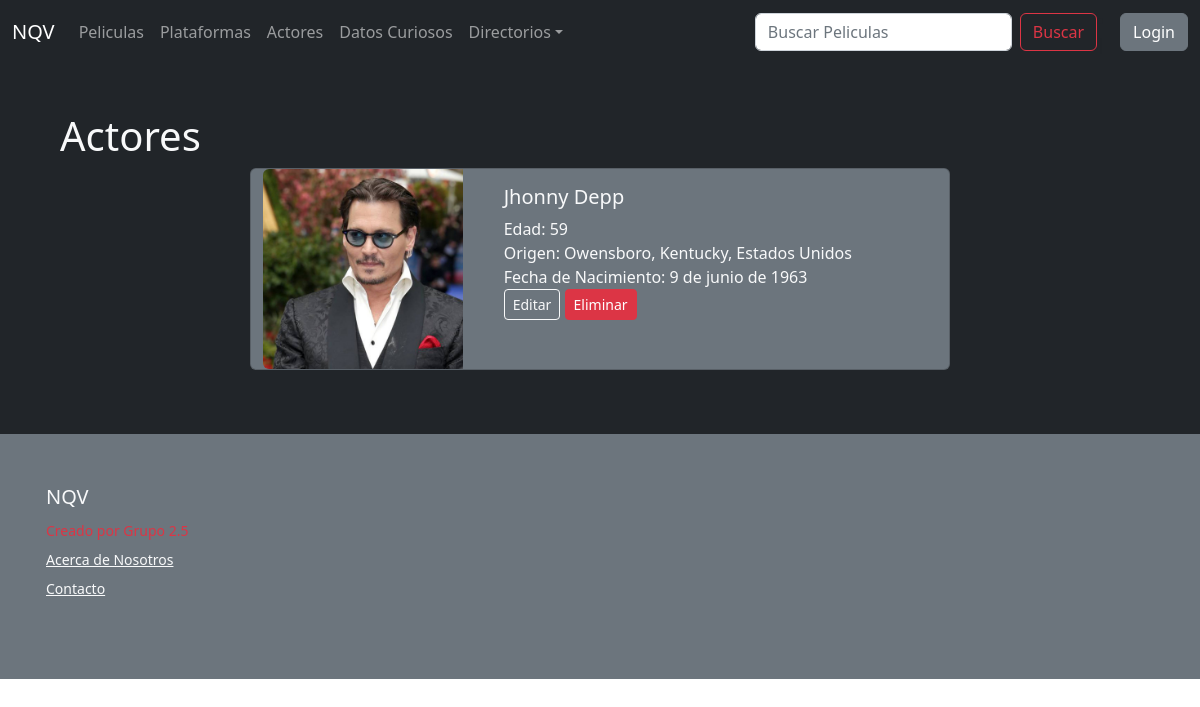
/AppNQV/actores-detalle/1/, run on the app's committed database.
### AppNQV/models.py (models this page shows, shortened)
class Actores(models.Model):
    nombre= models.CharField(max_length=40,blank=True, null=True)
    apellido= models.CharField(max_length=40, blank=True, null=True)
    edad= models.IntegerField(blank=True, null=True)
    origen= models.CharField(max_length=40, blank=True, null=True)
    fechaDeNacimiento= models.DateField(blank=True, null=True, verbose_name= 'Fecha de Nacimiento')
    imagen_actores= models.ImageField(upload_to= 'actores',verbose_name= 'Imagen Actores', default='cinema-vector.jpg')
    class Meta:
        verbose_name= 'actor'
        verbose_name_plural= 'actores'

### AppNQV/views.py (the view)
# urls.py: path('actores-detalle/<int:pk>/', views.Detalle_actores.as_view(), name='actoresDetalle'),
class Detalle_actores(DetailView):
    model = Actores
    template_name = 'actores/actoresDetalle.html'

### templates/actores/actoresDetalle.html (shortened to what this page needs)
{% extends "padre.html" %}
{% load static %}
{% block contenidoQueCambia %}
<section class="bg-dark text-light p-5">
    <div class="container">
        <div>
                <h1>Actores</h1>
<div class="card mb-3 container bg-secondary text-light" style="max-width: 700px;">
    <div class="row g-0">
        <div class="col-md-4">
            {% if actores.imagen_actores %}
            <img src="{{actores.imagen_actores.url}}" class="img-fluid rounded-start" width="200px" height="200px">
            {%else%}
            <img src="media/cinema-vector.jpg" class="img-fluid rounded-start" alt="...">
            {% endif %}
        </div>
        <div class="col-md-8">
            <div class="card-body">
                <h5 class="card-title">{{actores.nombre}} {{actores.apellido}}</h5>
                    <li class="list-group-item list-group-item">Edad: {{actores.edad}}</li>
                    <li class="list-group-item list-group-item">Origen: {{actores.origen}} </li>
                    <li class="list-group-item list-group-item">Fecha de Nacimiento: {{actores.fechaDeNacimiento}}</li>
                    <a href="/AppNQV/actores-editar/{{actores.id}}/" class="btn btn-outline-light btn-sm">Editar</a>
                    <a href="/AppNQV/actores-borrar/{{actores.id}}/" class="btn btn-danger btn-sm">Eliminar</a>
            </div>
            </div>
        </div>
    </div>
</div>
</section>
{% endblock %}

### data on the page
Actores: imagen_actores (picture), nombre "Jhonny", apellido "Depp", edad "59", origen "Owensboro, Kentucky, Estados Unidos", fechaDeNacimiento "9 de junio de 1963"
